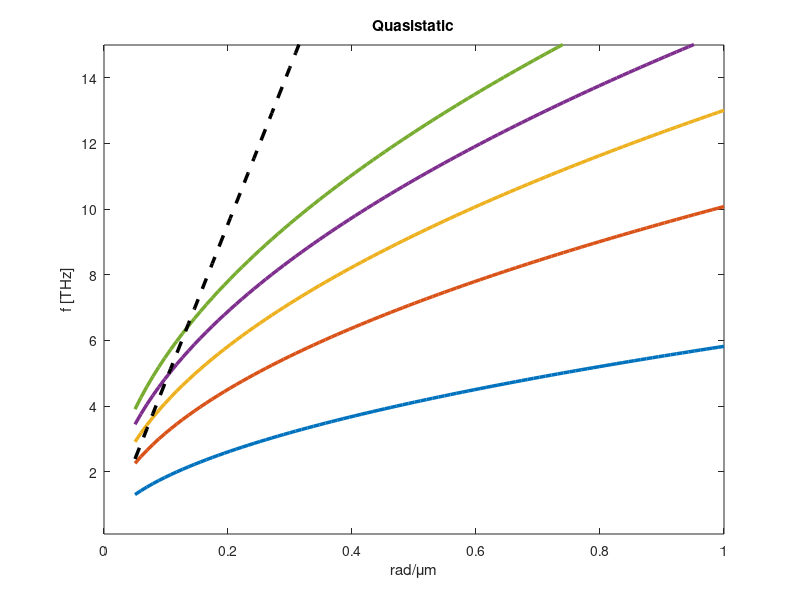

MATLAB code for this plot:
clear all
global hbar ee cl eF e0

% for Omega = 2*pi*linspace(0,0.4,5)*1e12

hbar = 1.05e-34;
ee = 1.6e-19;
cl = 3e8;
e0 = 8.85e-12;
fsConst = 1/137;
e1 = 1;
e2 = 1;
gamma = 1e11;

nk = 100;
kVec = linspace(5e4,1e6,nk);


figure()
for eF = [0.2,0.6,1.0,1.4,1.8]*ee
    DrW = ee^2/pi/hbar^2*eF;
    omVec = sqrt(DrW*kVec/(e1+e2)/e0);
    plot(kVec/1e6,omVec/2/pi/1e12,'LineWidth',2.5)
    hold on
end

plot(kVec/1e6,cl*kVec/2/pi/1e12,'--k','LineWidth',2.5)
xlabel('rad/\mum')
ylabel('f [THz]')
ylim([0.1,15])
title('Quasistatic')




